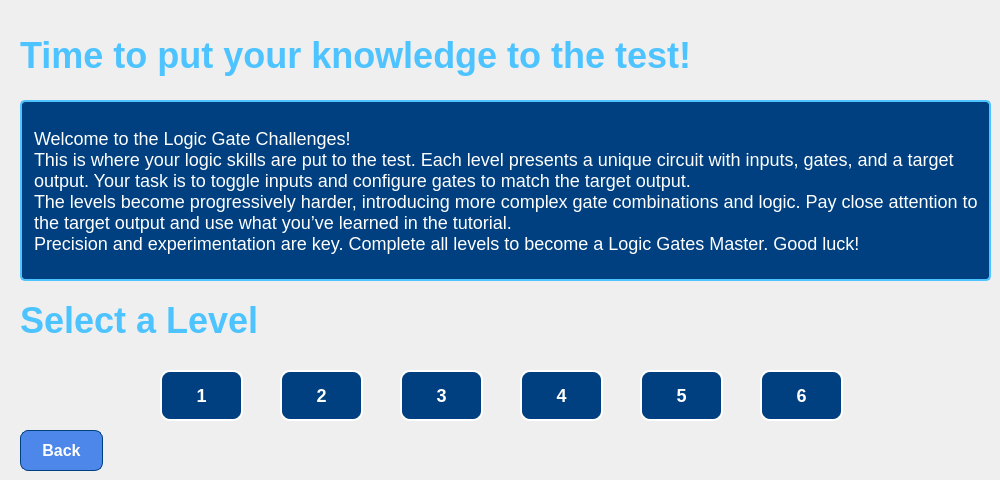
      <widget class="QWidget" name="levelsPage">
       <widget class="QLabel" name="label">
        <property name="geometry">
         <rect>
          <x>20</x>
          <y>300</y>
          <width>241</width>
          <height>41</height>
         </rect>
        </property>
        <property name="styleSheet">
         <string notr="true">QLabel {
    font-size: 36px;
    font-weight: bold;
    color: #4DC3FF; /* Light Blue Text */
    text-align: center;
}</string>
        </property>
        <property name="text">
         <string>Select a Level</string>
        </property>
       </widget>
       <widget class="QPushButton" name="levelButton1">
        <property name="geometry">
         <rect>
          <x>160</x>
          <y>370</y>
          <width>83</width>
          <height>51</height>
         </rect>
        </property>
        <property name="styleSheet">
         <string notr="true">QPushButton {
    background-color: #004080; /* Base background color */
    color: #FFFFFF; /* Text color */
    font-size: 18px;
    font-weight: bold;
    border: 2px solid white; /* Border color */
    border-radius: 10px; /* Rounded corners */
    padding: 10px 20px;
}

QPushButton:hover {
    background-color: #4DC3FF; /* Darker Blue on Hover */
}



</string>
        </property>
        <property name="text">
         <string>1</string>
        </property>
       </widget>
       <widget class="QPushButton" name="levelButton2">
        <property name="geometry">
         <rect>
          <x>280</x>
          <y>370</y>
          <width>83</width>
          <height>51</height>
         </rect>
        </property>
        <property name="styleSheet">
         <string notr="true">QPushButton {
    background-color: #004080; /* Base background color */
    color: #FFFFFF; /* Text color */
    font-size: 18px;
    font-weight: bold;
    border: 2px solid white; /* Border color */
    border-radius: 10px; /* Rounded corners */
    padding: 10px 20px;
}

QPushButton:hover {
    background-color: #4DC3FF; /* Darker Blue on Hover */
}



</string>
        </property>
        <property name="text">
         <string>2</string>
        </property>
       </widget>
       <widget class="QPushButton" name="levelButton3">
        <property name="geometry">
         <rect>
          <x>400</x>
          <y>370</y>
          <width>83</width>
          <height>51</height>
         </rect>
        </property>
        <property name="styleSheet">
         <string notr="true">QPushButton {
    background-color: #004080; /* Base background color */
    color: #FFFFFF; /* Text color */
    font-size: 18px;
    font-weight: bold;
    border: 2px solid white; /* Border color */
    border-radius: 10px; /* Rounded corners */
    padding: 10px 20px;
}

QPushButton:hover {
    background-color: #4DC3FF; /* Darker Blue on Hover */
}



</string>
        </property>
        <property name="text">
         <string>3</string>
        </property>
       </widget>
       <widget class="QPushButton" name="levelButton4">
        <property name="geometry">
         <rect>
          <x>520</x>
          <y>370</y>
          <width>83</width>
          <height>51</height>
         </rect>
        </property>
        <property name="styleSheet">
         <string notr="true">QPushButton {
    background-color: #004080; /* Base background color */
    color: #FFFFFF; /* Text color */
    font-size: 18px;
    font-weight: bold;
    border: 2px solid white; /* Border color */
    border-radius: 10px; /* Rounded corners */
    padding: 10px 20px;
}

QPushButton:hover {
    background-color: #4DC3FF; /* Darker Blue on Hover */
}



</string>
        </property>
        <property name="text">
         <string>4</string>
        </property>
       </widget>
       <widget class="QPushButton" name="levelButton5">
        <property name="geometry">
         <rect>
          <x>640</x>
          <y>370</y>
          <width>83</width>
          <height>51</height>
         </rect>
        </property>
        <property name="styleSheet">
         <string notr="true">QPushButton {
    background-color: #004080; /* Base background color */
    color: #FFFFFF; /* Text color */
    font-size: 18px;
    font-weight: bold;
    border: 2px solid white; /* Border color */
    border-radius: 10px; /* Rounded corners */
    padding: 10px 20px;
}

QPushButton:hover {
    background-color: #4DC3FF; /* Darker Blue on Hover */
}



</string>
        </property>
        <property name="text">
         <string>5</string>
        </property>
       </widget>
       <widget class="QPushButton" name="levelButton6">
        <property name="geometry">
         <rect>
          <x>760</x>
          <y>370</y>
          <width>83</width>
          <height>51</height>
         </rect>
        </property>
        <property name="styleSheet">
         <string notr="true">QPushButton {
    background-color: #004080; /* Base background color */
    color: #FFFFFF; /* Text color */
    font-size: 18px;
    font-weight: bold;
    border: 2px solid white; /* Border color */
    border-radius: 10px; /* Rounded corners */
    padding: 10px 20px;
}

QPushButton:hover {
    background-color: #4DC3FF; /* Darker Blue on Hover */
}



</string>
        </property>
        <property name="text">
         <string>6</string>
        </property>
       </widget>
       <widget class="QPushButton" name="levelsBackButton">
        <property name="geometry">
         <rect>
          <x>20</x>
          <y>430</y>
          <width>83</width>
          <height>41</height>
         </rect>
        </property>
        <property name="styleSheet">
         <string notr="true">QPushButton{
    background-color: rgb(77, 135, 234); /* Darker Blue for Back Button */
    font-size: 16px;
    font-weight: bold 12 pt;
    color: #FFFFFF; /* White Text */
    border: 1px solid #004080; /* Subtle border */
    border-radius: 8px;
    padding: 8px 16px;
}

QPushButton:hover {
    background-color: #4DC3FF; /* Light Blue Hover for Back Button */
    color: #002966; /* Dark Blue Text */
}

</string>
        </property>
        <property name="text">
         <string>Back</string>
        </property>
       </widget>
       <widget class="QLabel" name="label_2">
        <property name="geometry">
         <rect>
          <x>20</x>
          <y>30</y>
          <width>681</width>
          <height>51</height>
         </rect>
        </property>
        <property name="styleSheet">
         <string notr="true">QLabel {
    font-size: 36px;
    font-weight: bold;
    color: #4DC3FF; /* Light Blue Text */
    text-align: center;
}</string>
        </property>
        <property name="text">
         <string>Time to put your knowledge to the test!</string>
        </property>
       </widget>
       <widget class="QLabel" name="label_3">
        <property name="geometry">
         <rect>
          <x>20</x>
          <y>100</y>
          <width>971</width>
          <height>181</height>
         </rect>
        </property>
        <property name="styleSheet">
         <string notr="true">QLabel {
    font-size: 18px;
    font-weight: normal;
    color: #FFFFFF; /* White text */
    background-color: #004080; /* Blue background for text box */
    border: 2px solid #4DC3FF; /* Light blue border */
    padding: 8px; /* Padding for better readability */
    border-radius: 5px; /* Rounded corners */
}</string>
        </property>
        <property name="text">
         <string>Welcome to the Logic Gate Challenges!
This is where your logic skills are put to the test. Each level presents a unique circuit with inputs, gates, and a target output. Your task is to toggle inputs and configure gates to match the target output.
The levels become progressively harder, introducing more complex gate combinations and logic. Pay close attention to the target output and use what you’ve learned in the tutorial.
Precision and experimentation are key. Complete all levels to become a Logic Gates Master. Good luck!</string>
        </property>
        <property name="wordWrap">
         <bool>true</bool>
        </property>
       </widget>
      </widget>
